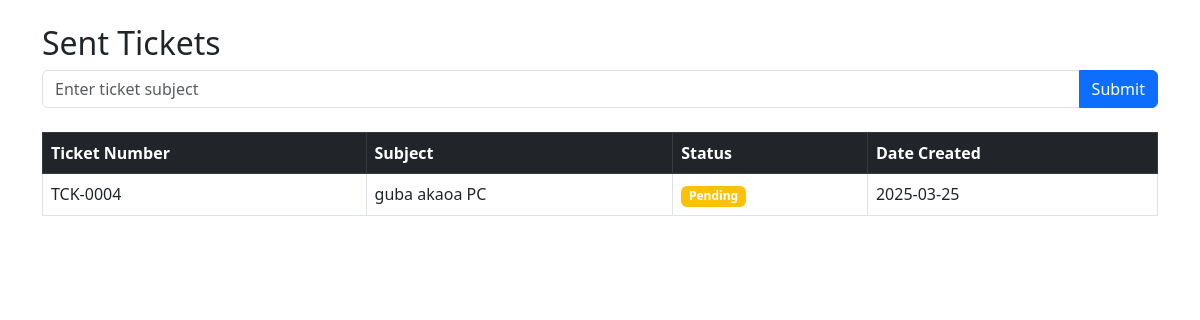
/dev/sent_ticket.php (signed in), run on the app's committed database.
### tables this page shows
CREATE TABLE `ticket` (
  `id` int(11) NOT NULL,
  `ticket_number` varchar(200) NOT NULL,
  `subject` varchar(200) NOT NULL,
  `status` varchar(200) NOT NULL,
  `date_created` varchar(200) NOT NULL,
  `created_by` varchar(200) NOT NULL,
  `priority` varchar(200) NOT NULL,
  `image` varchar(200) NOT NULL,
  `accept` varchar(200) NOT NULL
);

### dev/sent_ticket.php (the view, shortened to what this page needs)
<?php
$userName = $_SESSION['name'];
$conn = new mysqli("localhost", "root", "", "db_ams");
$ticketsQuery = "SELECT * FROM ticket WHERE created_by = ? ORDER BY date_created DESC";
$stmt = $conn->prepare($ticketsQuery);
$stmt->bind_param("s", $userName);
$stmt->execute();
$result = $stmt->get_result();
?>
<!DOCTYPE html>
<html lang="en">
<head>
    <link href="https://cdn.jsdelivr.net/npm/bootstrap@5.3.0/dist/css/bootstrap.min.css" rel="stylesheet">
</head>
<body>
    <div class="container mt-4">
        <h2>Sent Tickets</h2>
        <form method="POST" class="mb-4">
            <div class="input-group">
                <input type="text" name="subject" class="form-control" placeholder="Enter ticket subject" required>
                <button type="submit" class="btn btn-primary">Submit</button>
            </div>
        </form>
        <table class="table table-bordered">
            <thead class="table-dark">
                <tr>
                    <th>Ticket Number</th>
                    <th>Subject</th>
                    <th>Status</th>
                    <th>Date Created</th>
                </tr>
            </thead>
            <tbody>
                <?php while ($ticket = $result->fetch_assoc()) { ?>
                    <tr>
                        <td><?= htmlspecialchars($ticket['ticket_number']) ?></td>
                        <td><?= htmlspecialchars($ticket['subject']) ?></td>
                        <td><span class="badge bg-warning">Pending</span></td>
                        <td><?= htmlspecialchars($ticket['date_created']) ?></td>
                    </tr>
                <?php } ?>
            </tbody>
        </table>
    </div>
</body>
</html>

### data on the page
ticket: ticket_number "TCK-0004", subject "guba akaoa PC", date_created "2025-03-25"
